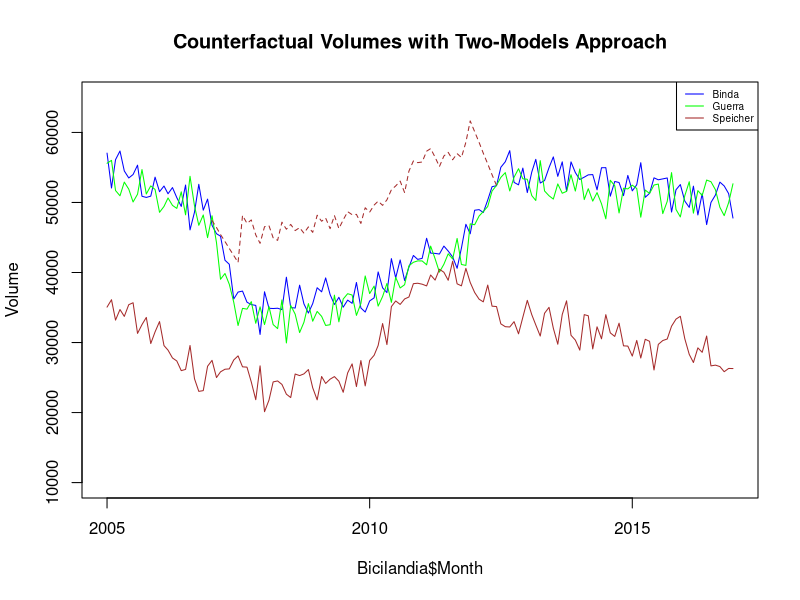
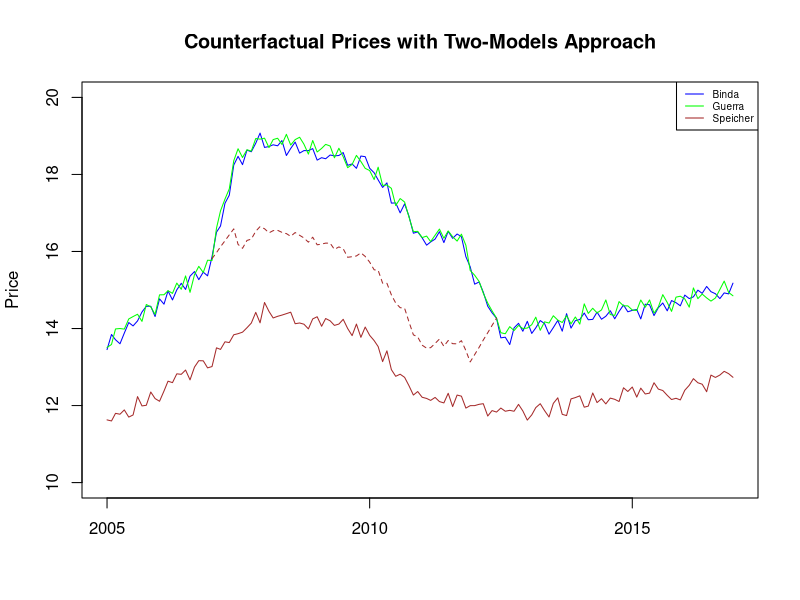

Reproduce these figures in R, in order.
############################################
## Récupération des paramètres de demande ##
## en situation de monopole    #############
##
###################################
## Import des données #############
library(readxl)
library(lubridate)
library(plyr)


setwd("C:/Users/Bertrand/Documents/Competition_Policy_Cases/Codes/Codes")


# Import des données
Bicilandia <- read_excel("Damages.xls",
                         sheet="Bicilandia")
Bicilandia$Month = ymd(Bicilandia$Month)

Flandria <- read_excel("Damages.xls",
                       sheet="Flandria")
Flandria$Month <- ymd(Flandria$Month)

## Fin de l'import des données ########
#######################################
## Création des variables de volume ###
##
##
Bicilandia$Binda_Volume <- Bicilandia$Binda_Turnover / Bicilandia$Binda_Price
Bicilandia$Guerra_Volume <- Bicilandia$Guerra_Turnover/ Bicilandia$Guerra_Price
Bicilandia$Speicher_Volume <- Bicilandia$Speicher_Turnover / Bicilandia$Speicher_Price
##
Bicilandia$Cartel_Price <- (Bicilandia$Binda_Price + Bicilandia$Guerra_Price)/2
Bicilandia$Cartel_Cost <- (Bicilandia$Binda_Cost + Bicilandia$Guerra_Cost)/2
Bicilandia$Cartel_Volume <- (Bicilandia$Binda_Volume + Bicilandia$Guerra_Volume)/2
Bicilandia$asurb <- 2*Bicilandia$Cartel_Price - Bicilandia$Cartel_Cost
##
Bicilandia$Cartel_cf_Cournot_Price <- Bicilandia$asurb/3 + 2/3*Bicilandia$Cartel_Cost

Collusion <- Bicilandia
Collusion <- subset(Collusion, Month < ymd("2012-07-01"))
Collusion <- subset(Collusion, Month > ymd("2006-12-01"))
Collusion$Cartel_cf_Cournot_Price <- Collusion$asurb/3 + 2/3*Collusion$Cartel_Cost
Collusion$Cartel_cf_Cournot_Price[1:6] <- Collusion$Cartel_Price[1] + 0:5*(Collusion$Cartel_cf_Cournot_Price[6]-Collusion$Cartel_Price[1])
Collusion$Cartel_cf_Cournot_Price[60:66] <- Collusion$Cartel_cf_Cournot_Price[60] + 0:6*(Collusion$Cartel_Price[66]-Collusion$Cartel_cf_Cournot_Price[60])/6
Collusion$Cartel_cf_Cournot_Volume <- 4/3*Collusion$Cartel_Volume
Collusion$Cartel_cf_Cournot_Volume[1:7] <- Collusion$Cartel_Volume[1] + 0:6*(Collusion$Cartel_cf_Cournot_Volume[7]-Collusion$Cartel_Volume[1])
Collusion$Cartel_cf_Cournot_Volume[60:66] <- Collusion$Cartel_cf_Cournot_Volume[60] + 0:6*(Collusion$Cartel_Volume[66]-Collusion$Cartel_cf_Cournot_Volume[60])/6


##
plot(Bicilandia$Month, Bicilandia$Binda_Volume , type = "l" , col = "Blue", ylab = "Volume", mar = c(0,0,0,0), main = "Counterfactual Volumes with Two-Models Approach", ylim = c(10000,65000))
lines(Bicilandia$Month, Bicilandia$Guerra_Volume, type = "l", col = "Green")
lines(Bicilandia$Month, Bicilandia$Speicher_Volume, type = "l", col = "Brown")
##
legend("topright", legend=c("Binda", "Guerra","Speicher"),
       col=c("Blue","Green","Brown"),lty = 1, cex=0.6)
lines(Collusion$Month,Collusion$Cartel_cf_Cournot_Volume, col = "brown", lty = 2)
##
plot(Bicilandia$Month, Bicilandia$Binda_Price , type = "l" , col = "Blue",ylim = c(10,20), ylab = "Price", xlab = "", oma = c(0,0,0,0), main = "Counterfactual Prices with Two-Models Approach")
lines(Bicilandia$Month, Bicilandia$Guerra_Price, type = "l", col = "Green")
lines(Bicilandia$Month, Bicilandia$Speicher_Price, type = "l", col = "Brown")
##
legend("topright", legend=c("Binda", "Guerra","Speicher"),
       col=c("Blue","Green","Brown"),lty = 1, cex=0.6)
lines(Collusion$Month,Collusion$Cartel_cf_Cournot_Price, col = "brown", lty = 2)
Aujourdhui <- ymd("2017-01-01")
Damages_paidunits_Binda <- function(r) {
  sum((Collusion$Binda_Price - Collusion$Cartel_cf_Cournot_Price)*Collusion$Binda_Volume*(1+r)^(as.numeric(Aujourdhui-Collusion$Month)/365))
}
Damages_paidunits_Binda(0.0)
Damages_paidunits_Guerra <- function(r) {
  sum((Collusion$Guerra_Price - Collusion$Cartel_cf_Cournot_Price)*Collusion$Guerra_Volume*(1+r)^(as.numeric(Aujourdhui-Collusion$Month)/365))
}
Damages_paidunits_Guerra(0.0)

Profits_Binda <- function(r) {
  sum((Collusion$Binda_Price-Collusion$Binda_Cost)*Collusion$Binda_Volume*(1+r)^(as.numeric(Aujourdhui-Collusion$Month)/365))
}
Profits_Binda(0.015)

Harm_Binda <- function(r) {
  sum((Collusion$Cartel_cf_Cournot_Volume - Collusion$Binda_Volume)*(Collusion$Binda_Price-Collusion$Cartel_cf_Cournot_Price)*(1+r)^(as.numeric(Aujourdhui-Collusion$Month)/365))
}
Harm_Binda(0.0)
Harm_Guerra <- function(r) {
  sum((Collusion$Cartel_cf_Cournot_Volume - Collusion$Guerra_Volume)*(Collusion$Cartel_Price-Collusion$Cartel_cf_Cournot_Price)*(1+r)^(as.numeric(Aujourdhui-Collusion$Month)/365))
}
Harm_Guerra(0.0)
Profits_Guerra <- function(r) {
  sum((Collusion$Guerra_Price-Collusion$Guerra_Cost)*Collusion$Guerra_Volume*(1+r)^(as.numeric(Aujourdhui-Collusion$Month)/365))
}
Cf_Profits_Binda <- function(r) {
  sum((Collusion$Cartel_cf_Cournot_Price - Collusion$Guerra_Cost)*Collusion$Cartel_cf_Cournot_Volume*(1+r)^(as.numeric(Aujourdhui-Collusion$Month)/365))
}
Cf_Profits_Binda(0.015)

Cf_Profits_Binda <- function(r) {
  sum((Collusion$Cartel_cf_Cournot_Price - Collusion$Guerra_Cost)*Collusion$Cartel_cf_Cournot_Volume*(1+r)^(as.numeric(Aujourdhui-Collusion$Month)/365))
}
Cf_Profits_Binda(0.015)
